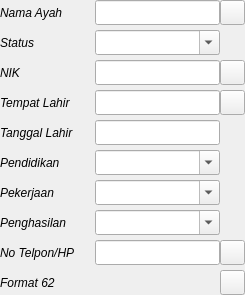
                         <widget class="QWidget" name="widget_32" native="true">
                          <layout class="QGridLayout" name="gridLayout_7" columnstretch="0,0,0,0">
                           <property name="leftMargin">
                            <number>0</number>
                           </property>
                           <property name="topMargin">
                            <number>0</number>
                           </property>
                           <property name="rightMargin">
                            <number>0</number>
                           </property>
                           <property name="bottomMargin">
                            <number>0</number>
                           </property>
                           <property name="horizontalSpacing">
                            <number>0</number>
                           </property>
                           <property name="verticalSpacing">
                            <number>5</number>
                           </property>
                           <item row="6" column="0">
                            <widget class="QLabel" name="label_113">
                             <property name="sizePolicy">
                              <sizepolicy hsizetype="Maximum" vsizetype="Preferred">
                               <horstretch>0</horstretch>
                               <verstretch>0</verstretch>
                              </sizepolicy>
                             </property>
                             <property name="font">
                              <font>
                               <italic>true</italic>
                              </font>
                             </property>
                             <property name="text">
                              <string>Pekerjaan</string>
                             </property>
                            </widget>
                           </item>
                           <item row="0" column="2">
                            <widget class="QLineEdit" name="ayah_nama_le">
                             <property name="sizePolicy">
                              <sizepolicy hsizetype="Expanding" vsizetype="Fixed">
                               <horstretch>0</horstretch>
                               <verstretch>0</verstretch>
                              </sizepolicy>
                             </property>
                             <property name="minimumSize">
                              <size>
                               <width>0</width>
                               <height>25</height>
                              </size>
                             </property>
                             <property name="font">
                              <font>
                               <family>Segoe UI</family>
                               <pointsize>10</pointsize>
                               <weight>50</weight>
                               <italic>false</italic>
                               <bold>false</bold>
                              </font>
                             </property>
                             <property name="alignment">
                              <set>Qt::AlignLeading|Qt::AlignLeft|Qt::AlignVCenter</set>
                             </property>
                            </widget>
                           </item>
                           <item row="0" column="0">
                            <widget class="QLabel" name="label_121">
                             <property name="sizePolicy">
                              <sizepolicy hsizetype="Maximum" vsizetype="Preferred">
                               <horstretch>0</horstretch>
                               <verstretch>0</verstretch>
                              </sizepolicy>
                             </property>
                             <property name="font">
                              <font>
                               <italic>true</italic>
                              </font>
                             </property>
                             <property name="text">
                              <string>Nama Ayah</string>
                             </property>
                            </widget>
                           </item>
                           <item row="1" column="0">
                            <widget class="QLabel" name="label_107">
                             <property name="sizePolicy">
                              <sizepolicy hsizetype="Maximum" vsizetype="Preferred">
                               <horstretch>0</horstretch>
                               <verstretch>0</verstretch>
                              </sizepolicy>
                             </property>
                             <property name="font">
                              <font>
                               <italic>true</italic>
                              </font>
                             </property>
                             <property name="text">
                              <string>Status</string>
                             </property>
                            </widget>
                           </item>
                           <item row="2" column="0">
                            <widget class="QLabel" name="label_108">
                             <property name="sizePolicy">
                              <sizepolicy hsizetype="Maximum" vsizetype="Preferred">
                               <horstretch>0</horstretch>
                               <verstretch>0</verstretch>
                              </sizepolicy>
                             </property>
                             <property name="font">
                              <font>
                               <italic>true</italic>
                              </font>
                             </property>
                             <property name="text">
                              <string>NIK</string>
                             </property>
                            </widget>
                           </item>
                           <item row="2" column="1">
                            <widget class="QLabel" name="label_nik_ayah">
                             <property name="sizePolicy">
                              <sizepolicy hsizetype="Maximum" vsizetype="Preferred">
                               <horstretch>0</horstretch>
                               <verstretch>0</verstretch>
                              </sizepolicy>
                             </property>
                             <property name="minimumSize">
                              <size>
                               <width>20</width>
                               <height>0</height>
                              </size>
                             </property>
                             <property name="text">
                              <string/>
                             </property>
                            </widget>
                           </item>
                           <item row="1" column="2">
                            <widget class="QComboBox" name="ayah_status_cbo">
                             <property name="sizePolicy">
                              <sizepolicy hsizetype="Expanding" vsizetype="Fixed">
                               <horstretch>0</horstretch>
                               <verstretch>0</verstretch>
                              </sizepolicy>
                             </property>
                             <property name="minimumSize">
                              <size>
                               <width>0</width>
                               <height>25</height>
                              </size>
                             </property>
                             <property name="font">
                              <font>
                               <family>Segoe UI</family>
                               <pointsize>10</pointsize>
                               <weight>50</weight>
                               <italic>false</italic>
                               <bold>false</bold>
                              </font>
                             </property>
                             <property name="focusPolicy">
                              <enum>Qt::TabFocus</enum>
                             </property>
                             <property name="editable">
                              <bool>true</bool>
                             </property>
                            </widget>
                           </item>
                           <item row="3" column="2">
                            <widget class="QLineEdit" name="ayah_tmp_lahir_le">
                             <property name="sizePolicy">
                              <sizepolicy hsizetype="Expanding" vsizetype="Fixed">
                               <horstretch>0</horstretch>
                               <verstretch>0</verstretch>
                              </sizepolicy>
                             </property>
                             <property name="minimumSize">
                              <size>
                               <width>0</width>
                               <height>25</height>
                              </size>
                             </property>
                             <property name="font">
                              <font>
                               <family>Segoe UI</family>
                               <pointsize>10</pointsize>
                               <weight>50</weight>
                               <italic>false</italic>
                               <bold>false</bold>
                              </font>
                             </property>
                             <property name="alignment">
                              <set>Qt::AlignLeading|Qt::AlignLeft|Qt::AlignVCenter</set>
                             </property>
                            </widget>
                           </item>
                           <item row="2" column="2">
                            <widget class="QLineEdit" name="ayah_nik_le">
                             <property name="sizePolicy">
                              <sizepolicy hsizetype="Expanding" vsizetype="Fixed">
                               <horstretch>0</horstretch>
                               <verstretch>0</verstretch>
                              </sizepolicy>
                             </property>
                             <property name="minimumSize">
                              <size>
                               <width>0</width>
                               <height>25</height>
                              </size>
                             </property>
                             <property name="font">
                              <font>
                               <family>Segoe UI</family>
                               <pointsize>10</pointsize>
                               <weight>50</weight>
                               <italic>false</italic>
                               <bold>false</bold>
                              </font>
                             </property>
                             <property name="alignment">
                              <set>Qt::AlignLeading|Qt::AlignLeft|Qt::AlignVCenter</set>
                             </property>
                            </widget>
                           </item>
                           <item row="3" column="0">
                            <widget class="QLabel" name="label_110">
                             <property name="sizePolicy">
                              <sizepolicy hsizetype="Maximum" vsizetype="Preferred">
                               <horstretch>0</horstretch>
                               <verstretch>0</verstretch>
                              </sizepolicy>
                             </property>
                             <property name="font">
                              <font>
                               <italic>true</italic>
                              </font>
                             </property>
                             <property name="text">
                              <string>Tempat Lahir</string>
                             </property>
                            </widget>
                           </item>
                           <item row="4" column="2">
                            <widget class="QLineEdit" name="ayah_tgl_lahir_le">
                             <property name="sizePolicy">
                              <sizepolicy hsizetype="Expanding" vsizetype="Fixed">
                               <horstretch>0</horstretch>
                               <verstretch>0</verstretch>
                              </sizepolicy>
                             </property>
                             <property name="minimumSize">
                              <size>
                               <width>0</width>
                               <height>25</height>
                              </size>
                             </property>
                             <property name="font">
                              <font>
                               <family>Segoe UI</family>
                               <pointsize>10</pointsize>
                               <weight>50</weight>
                               <italic>false</italic>
                               <bold>false</bold>
                              </font>
                             </property>
                             <property name="alignment">
                              <set>Qt::AlignLeading|Qt::AlignLeft|Qt::AlignVCenter</set>
                             </property>
                            </widget>
                           </item>
                           <item row="5" column="0">
                            <widget class="QLabel" name="label_114">
                             <property name="sizePolicy">
                              <sizepolicy hsizetype="Maximum" vsizetype="Preferred">
                               <horstretch>0</horstretch>
                               <verstretch>0</verstretch>
                              </sizepolicy>
                             </property>
                             <property name="font">
                              <font>
                               <italic>true</italic>
                              </font>
                             </property>
                             <property name="text">
                              <string>Pendidikan</string>
                             </property>
                            </widget>
                           </item>
                           <item row="4" column="0">
                            <widget class="QLabel" name="label_112">
                             <property name="sizePolicy">
                              <sizepolicy hsizetype="Maximum" vsizetype="Preferred">
                               <horstretch>0</horstretch>
                               <verstretch>0</verstretch>
                              </sizepolicy>
                             </property>
                             <property name="font">
                              <font>
                               <italic>true</italic>
                              </font>
                             </property>
                             <property name="text">
                              <string>Tanggal Lahir</string>
                             </property>
                            </widget>
                           </item>
                           <item row="5" column="2">
                            <widget class="QComboBox" name="ayah_pendidikan_cbo">
                             <property name="sizePolicy">
                              <sizepolicy hsizetype="Expanding" vsizetype="Fixed">
                               <horstretch>0</horstretch>
                               <verstretch>0</verstretch>
                              </sizepolicy>
                             </property>
                             <property name="minimumSize">
                              <size>
                               <width>0</width>
                               <height>25</height>
                              </size>
                             </property>
                             <property name="font">
                              <font>
                               <family>Segoe UI</family>
                               <pointsize>10</pointsize>
                               <weight>50</weight>
                               <italic>false</italic>
                               <bold>false</bold>
                              </font>
                             </property>
                             <property name="focusPolicy">
                              <enum>Qt::TabFocus</enum>
                             </property>
                             <property name="editable">
                              <bool>true</bool>
                             </property>
                            </widget>
                           </item>
                           <item row="6" column="2">
                            <widget class="QComboBox" name="ayah_pekerjaan_cbo">
                             <property name="sizePolicy">
                              <sizepolicy hsizetype="Expanding" vsizetype="Fixed">
                               <horstretch>0</horstretch>
                               <verstretch>0</verstretch>
                              </sizepolicy>
                             </property>
                             <property name="minimumSize">
                              <size>
                               <width>0</width>
                               <height>25</height>
                              </size>
                             </property>
                             <property name="font">
                              <font>
                               <family>Segoe UI</family>
                               <pointsize>10</pointsize>
                               <weight>50</weight>
                               <italic>false</italic>
                               <bold>false</bold>
                              </font>
                             </property>
                             <property name="focusPolicy">
                              <enum>Qt::TabFocus</enum>
                             </property>
                             <property name="editable">
                              <bool>true</bool>
                             </property>
                            </widget>
                           </item>
                           <item row="7" column="0">
                            <widget class="QLabel" name="label_115">
                             <property name="sizePolicy">
                              <sizepolicy hsizetype="Maximum" vsizetype="Preferred">
                               <horstretch>0</horstretch>
                               <verstretch>0</verstretch>
                              </sizepolicy>
                             </property>
                             <property name="font">
                              <font>
                               <italic>true</italic>
                              </font>
                             </property>
                             <property name="text">
                              <string>Penghasilan</string>
                             </property>
                            </widget>
                           </item>
                           <item row="8" column="2">
                            <widget class="QLineEdit" name="ayah_telp_le">
                             <property name="sizePolicy">
                              <sizepolicy hsizetype="Expanding" vsizetype="Fixed">
                               <horstretch>0</horstretch>
                               <verstretch>0</verstretch>
                              </sizepolicy>
                             </property>
                             <property name="minimumSize">
                              <size>
                               <width>0</width>
                               <height>25</height>
                              </size>
                             </property>
                             <property name="font">
                              <font>
                               <family>Segoe UI</family>
                               <pointsize>10</pointsize>
                               <weight>50</weight>
                               <italic>false</italic>
                               <bold>false</bold>
                              </font>
                             </property>
                             <property name="alignment">
                              <set>Qt::AlignLeading|Qt::AlignLeft|Qt::AlignVCenter</set>
                             </property>
                            </widget>
                           </item>
                           <item row="7" column="2">
                            <widget class="QComboBox" name="ayah_penghasilan_cbo">
                             <property name="sizePolicy">
                              <sizepolicy hsizetype="Expanding" vsizetype="Fixed">
                               <horstretch>0</horstretch>
                               <verstretch>0</verstretch>
                              </sizepolicy>
                             </property>
                             <property name="minimumSize">
                              <size>
                               <width>0</width>
                               <height>25</height>
                              </size>
                             </property>
                             <property name="font">
                              <font>
                               <family>Segoe UI</family>
                               <pointsize>10</pointsize>
                               <weight>50</weight>
                               <italic>false</italic>
                               <bold>false</bold>
                              </font>
                             </property>
                             <property name="focusPolicy">
                              <enum>Qt::TabFocus</enum>
                             </property>
                             <property name="editable">
                              <bool>true</bool>
                             </property>
                            </widget>
                           </item>
                           <item row="8" column="0">
                            <widget class="QLabel" name="label_116">
                             <property name="sizePolicy">
                              <sizepolicy hsizetype="Maximum" vsizetype="Preferred">
                               <horstretch>0</horstretch>
                               <verstretch>0</verstretch>
                              </sizepolicy>
                             </property>
                             <property name="font">
                              <font>
                               <italic>true</italic>
                              </font>
                             </property>
                             <property name="text">
                              <string>No Telpon/HP</string>
                             </property>
                            </widget>
                           </item>
                           <item row="0" column="3">
                            <widget class="QPushButton" name="copy_ayah">
                             <property name="minimumSize">
                              <size>
                               <width>25</width>
                               <height>25</height>
                              </size>
                             </property>
                             <property name="maximumSize">
                              <size>
                               <width>25</width>
                               <height>25</height>
                              </size>
                             </property>
                             <property name="text">
                              <string/>
                             </property>
                             <property name="flat">
                              <bool>false</bool>
                             </property>
                            </widget>
                           </item>
                           <item row="2" column="3">
                            <widget class="QPushButton" name="copy_nik_ayah">
                             <property name="minimumSize">
                              <size>
                               <width>25</width>
                               <height>25</height>
                              </size>
                             </property>
                             <property name="maximumSize">
                              <size>
                               <width>25</width>
                               <height>25</height>
                              </size>
                             </property>
                             <property name="text">
                              <string/>
                             </property>
                             <property name="flat">
                              <bool>false</bool>
                             </property>
                            </widget>
                           </item>
                           <item row="3" column="3">
                            <widget class="QPushButton" name="copy_tmp_ayah">
                             <property name="minimumSize">
                              <size>
                               <width>25</width>
                               <height>25</height>
                              </size>
                             </property>
                             <property name="maximumSize">
                              <size>
                               <width>25</width>
                               <height>25</height>
                              </size>
                             </property>
                             <property name="text">
                              <string/>
                             </property>
                             <property name="flat">
                              <bool>false</bool>
                             </property>
                            </widget>
                           </item>
                           <item row="8" column="3">
                            <widget class="QPushButton" name="copy_telp_ayah">
                             <property name="minimumSize">
                              <size>
                               <width>25</width>
                               <height>25</height>
                              </size>
                             </property>
                             <property name="maximumSize">
                              <size>
                               <width>25</width>
                               <height>25</height>
                              </size>
                             </property>
                             <property name="text">
                              <string/>
                             </property>
                             <property name="flat">
                              <bool>false</bool>
                             </property>
                            </widget>
                           </item>
                           <item row="9" column="3">
                            <widget class="QPushButton" name="copy_telp_ayah62">
                             <property name="minimumSize">
                              <size>
                               <width>25</width>
                               <height>25</height>
                              </size>
                             </property>
                             <property name="maximumSize">
                              <size>
                               <width>25</width>
                               <height>25</height>
                              </size>
                             </property>
                             <property name="text">
                              <string/>
                             </property>
                             <property name="flat">
                              <bool>false</bool>
                             </property>
                            </widget>
                           </item>
                           <item row="9" column="2">
                            <widget class="QLabel" name="label_ayah62">
                             <property name="sizePolicy">
                              <sizepolicy hsizetype="Preferred" vsizetype="Preferred">
                               <horstretch>0</horstretch>
                               <verstretch>0</verstretch>
                              </sizepolicy>
                             </property>
                             <property name="minimumSize">
                              <size>
                               <width>0</width>
                               <height>25</height>
                              </size>
                             </property>
                             <property name="font">
                              <font>
                               <italic>true</italic>
                              </font>
                             </property>
                             <property name="text">
                              <string/>
                             </property>
                            </widget>
                           </item>
                           <item row="9" column="0">
                            <widget class="QLabel" name="label_117">
                             <property name="sizePolicy">
                              <sizepolicy hsizetype="Maximum" vsizetype="Preferred">
                               <horstretch>0</horstretch>
                               <verstretch>0</verstretch>
                              </sizepolicy>
                             </property>
                             <property name="font">
                              <font>
                               <italic>true</italic>
                              </font>
                             </property>
                             <property name="text">
                              <string>Format 62</string>
                             </property>
                            </widget>
                           </item>
                          </layout>
                         </widget>
